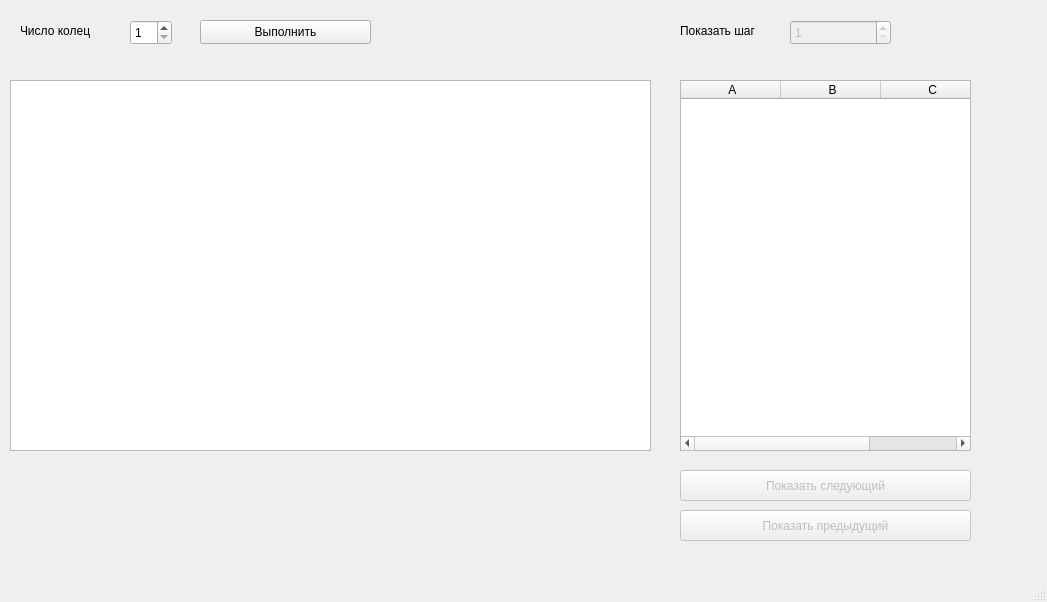
<?xml version="1.0" encoding="UTF-8"?>
<ui version="4.0">
 <class>MainWindow</class>
 <widget class="QMainWindow" name="MainWindow">
  <property name="geometry">
   <rect>
    <x>0</x>
    <y>0</y>
    <width>1047</width>
    <height>602</height>
   </rect>
  </property>
  <property name="windowTitle">
   <string>MainWindow</string>
  </property>
  <widget class="QWidget" name="centralwidget">
   <widget class="QSpinBox" name="spinBox">
    <property name="geometry">
     <rect>
      <x>130</x>
      <y>20</y>
      <width>42</width>
      <height>25</height>
     </rect>
    </property>
    <property name="minimum">
     <number>1</number>
    </property>
    <property name="maximum">
     <number>15</number>
    </property>
   </widget>
   <widget class="QLabel" name="label">
    <property name="geometry">
     <rect>
      <x>20</x>
      <y>20</y>
      <width>121</width>
      <height>21</height>
     </rect>
    </property>
    <property name="text">
     <string>Число колец</string>
    </property>
   </widget>
   <widget class="QTableWidget" name="tableWidget">
    <property name="geometry">
     <rect>
      <x>680</x>
      <y>80</y>
      <width>291</width>
      <height>371</height>
     </rect>
    </property>
    <column>
     <property name="text">
      <string> A</string>
     </property>
    </column>
    <column>
     <property name="text">
      <string> B</string>
     </property>
    </column>
    <column>
     <property name="text">
      <string> C</string>
     </property>
    </column>
   </widget>
   <widget class="QPushButton" name="pushButton">
    <property name="geometry">
     <rect>
      <x>200</x>
      <y>20</y>
      <width>171</width>
      <height>24</height>
     </rect>
    </property>
    <property name="text">
     <string>Выполнить</string>
    </property>
   </widget>
   <widget class="QGraphicsView" name="graphicsView">
    <property name="geometry">
     <rect>
      <x>10</x>
      <y>80</y>
      <width>641</width>
      <height>371</height>
     </rect>
    </property>
   </widget>
   <widget class="QPushButton" name="pushButton_P">
    <property name="enabled">
     <bool>false</bool>
    </property>
    <property name="geometry">
     <rect>
      <x>680</x>
      <y>510</y>
      <width>291</width>
      <height>31</height>
     </rect>
    </property>
    <property name="text">
     <string>Показать предыдущий</string>
    </property>
   </widget>
   <widget class="QPushButton" name="pushButton_N">
    <property name="enabled">
     <bool>false</bool>
    </property>
    <property name="geometry">
     <rect>
      <x>680</x>
      <y>470</y>
      <width>291</width>
      <height>31</height>
     </rect>
    </property>
    <property name="text">
     <string>Показать следующий</string>
    </property>
    <property name="checkable">
     <bool>false</bool>
    </property>
   </widget>
   <widget class="QLabel" name="label_2">
    <property name="geometry">
     <rect>
      <x>680</x>
      <y>20</y>
      <width>101</width>
      <height>21</height>
     </rect>
    </property>
    <property name="text">
     <string>Показать шаг</string>
    </property>
   </widget>
   <widget class="QSpinBox" name="spinBox_2">
    <property name="enabled">
     <bool>false</bool>
    </property>
    <property name="geometry">
     <rect>
      <x>790</x>
      <y>20</y>
      <width>101</width>
      <height>25</height>
     </rect>
    </property>
    <property name="minimum">
     <number>1</number>
    </property>
   </widget>
  </widget>
  <widget class="QMenuBar" name="menubar">
   <property name="geometry">
    <rect>
     <x>0</x>
     <y>0</y>
     <width>1047</width>
     <height>22</height>
    </rect>
   </property>
  </widget>
  <widget class="QStatusBar" name="statusbar"/>
 </widget>
 <resources/>
 <connections/>
</ui>
